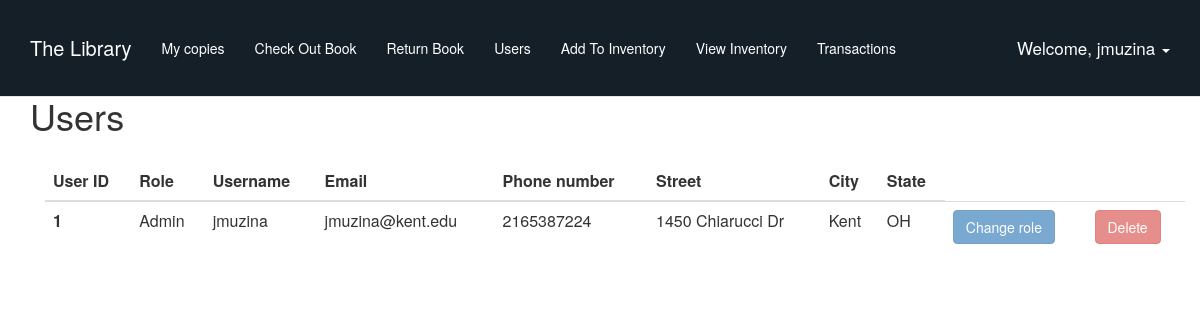
The page /user_management/ (signed in) on the database as committed earlier.
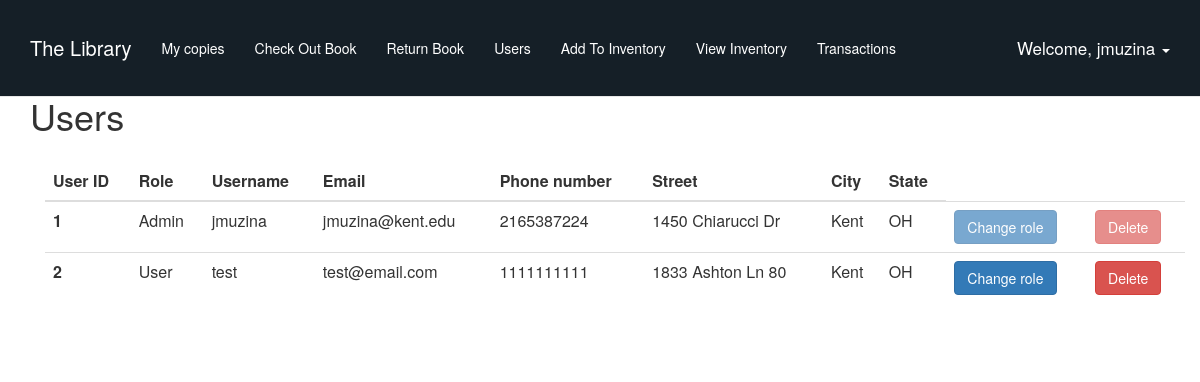
The same page on the database as committed later.
### tables this page shows
CREATE TABLE `users` (
  `user_id` INTEGER NOT NULL PRIMARY KEY AUTOINCREMENT,
  `registered_at` TIMESTAMP NOT NULL DEFAULT (strftime('%Y-%m-%d %H:%M:%S', 'now', 'localtime')),
  `last_login` TIMESTAMP NOT NULL DEFAULT (strftime('%Y-%m-%d %H:%M:%S', 'now', 'localtime')),
  `username` VARCHAR(255),
  `password` VARCHAR(200),
  `email` VARCHAR(200),
  `phone_number` VARCHAR(200),
  `street` VARCHAR(200),
  `city` VARCHAR(200),
  `state` VARCHAR(200)
);

### manage.py (the view)
@app.route("/user_management/",  methods=['GET', 'POST'])
@login_required
def user_management():
    form = EditUserForm()
    if request.method == 'POST':
        id = request.form['id']
        if request.form['type'] == 'delete':
            functions.delete_user(id)
        else:
            functions.update_user_role(id)
    users_dict = functions.all_users()
    return render_template('users.html', form=form, username=session['username'], users = users_dict)

### utils/functions.py (called while the page is built)
def get_database_connection():
    import sqlite3
    sqlite_file = 'database.db'
    file_exists = os.path.isfile(sqlite_file)
    conn = sqlite3.connect(sqlite_file)
    if not file_exists:
        create_sqlite_tables(conn)
    if os.stat(sqlite_file).st_size == 0:
        create_sqlite_tables(conn)
    return conn

def all_users():
    conn = get_database_connection()
    try:
        cursor = conn.cursor()
        cursor.execute("SELECT user_id, username, email, phone_number, street, city, state, \
        (user_id IN (SELECT user_id FROM users NATURAL JOIN staff)) AS is_admin \
        FROM users;")
        results = cursor.fetchall()
        conn.commit()
        cursor.close()
        return results
    except:
        cursor.close()

### templates/users.html (shortened to what this page needs)
{% extends "index.html" %}
{% block content %}
<div class="container">
    <h1>Users</h1>
    <div class="container">
        <table class="table" , id="users">
            <thead>
                <tr>
                    <th scope="col">User ID</th>
                    <th scope="col">Role</th>
                    <th scope="col">Username</th>
                    <th scope="col">Email</th>
                    <th scope="col">Phone number</th>
                    <th scope="col">Street</th>
                    <th scope="col">City</th>
                    <th scope="col">State</th>
                </tr>
            </thead>
            <tbody>
                {% for user in users %}
                    <tr>
                        <th scope="row">{{user[0]}}</th>
                        {% if user[7] == 1 %}
                            <td>Admin</td>
                        {% else %}
                            <td>User</td>
                        {% endif %}
                            <td>{{user[1]}}</td>
                            <td>{{user[2]}}</td>
                            <td>{{user[3]}}</td>
                            <td>{{user[4]}}</td>
                            <td>{{user[5]}}</td>
                            <td>{{user[6]}}</td>
                        {% if session['id'] != user[0] %}
                        <td>
                            <a href="#" data-toggle="modal" data-target='#update{{ user[0] }}' class="btn btn-primary"> Change role </a>
                        </td>
                        <td>
                            <a href="#" data-toggle="modal" data-target='#delete{{ user[0] }}' class="btn btn-danger"> Delete </a>
                        </td>
                        {% else %}
                        <td>
                            <a href="#" data-toggle="modal" data-target='#update{{ user[0] }}'
                                class="btn btn-primary disabled"> Change role </a>
                        </td>
                        <td>
                            <a href="#" data-toggle="modal" data-target='#delete{{ user[0] }}'
                                class="btn btn-danger disabled"> Delete
                            </a>
                        </td>
                        {% endif %}
                    </tr>
                {% endfor %}
            </tbody>
        </table>
    </div>
</div>
{% endblock %}

### templates/index.html (shortened to what this page needs)
<html>
    <head>
        <link rel='stylesheet' href='{{ url_for("static", filename="css/bootstrap.min.css") }}'>
        <link rel='stylesheet' href='{{ url_for("static", filename="css/base.css") }}'>
        <link rel="stylesheet" href="https://maxcdn.bootstrapcdn.com/bootstrap/3.4.0/css/bootstrap.min.css">
    </head>
    <body>
        <nav class="navbar navbar-default navbar-fixed-top" style="background-color: #151f27;">
            <div class="container">
                <div class="navbar-header">
                    <a class="navbar-brand" href="/" style="color:white;">
                      The Library
                    </a>
                </div>
                <div id="navbar" class="navbar-collapse collapse">
                    <ul class="nav navbar-nav" id="navbar-links">
                        {% if username %}
                        <li>
                            <a href="/my_copies" style="color:white; font-size:14px">My copies</a>
                        </li>
                        {% else %}
                            <li>
                                <a href="/" style="color:white; font-size:14px"> HOME </a>
                            </li>
                        {% endif %}
                        {% if session['admin'] %}
                        <li>
                            <a href="/checkout" style="color:white; font-size:14px">Check Out Book</a>
                        </li>
                        <li>
                            <a href="/return_books" style="color:white; font-size:14px">Return Book</a>
                        </li>
                        <li>
                            <a href="/user_management" style="color:white; font-size:14px">Users</a>
                        </li>
                        <li>
                            <a href="/add_books" style="color:white; font-size:14px">Add To Inventory</a>
                        </li>
                        <li>
                            <a href="/inventory" style="color:white; font-size:14px">View Inventory</a>
                        </li>
                        <li>
                            <a href="/transactions" style="color:white; font-size:14px">Transactions</a>
                        </li>
                        {% endif %}
                    </ul>
                    <ul class="nav navbar-nav navbar-right">
                        {% if username %}
                            <li class="dropdown">
                                <a href="#" class="dropdown-toggle" data-toggle="dropdown" role="button" aria-haspopup="true" aria-expanded="false" style="color:white;">
                                    Welcome, {{ username }} <span class="caret"></span>
                                </a>
                            </li>
                        {% else %}
                            <li><a style="color:white;" href="/signup/"><span class="glyphicon glyphicon-user"></span> Sign Up </a></li>
                            <li><a style="color:white;" href="/login/"><span class="glyphicon glyphicon-log-in"></span> Login </a></li>
                        {% endif %}
                    </ul>
                </div>
            </div>
        </nav>
        {% block content %}
        {% endblock %}
    </body>
</html>

Rows that differ between the two databases and show on the page:
added users: user_id "2", shows "User", username "test", email "test@email.com", phone_number "1111111111", street "1833 Ashton Ln 80", city "Kent", state "OH"
